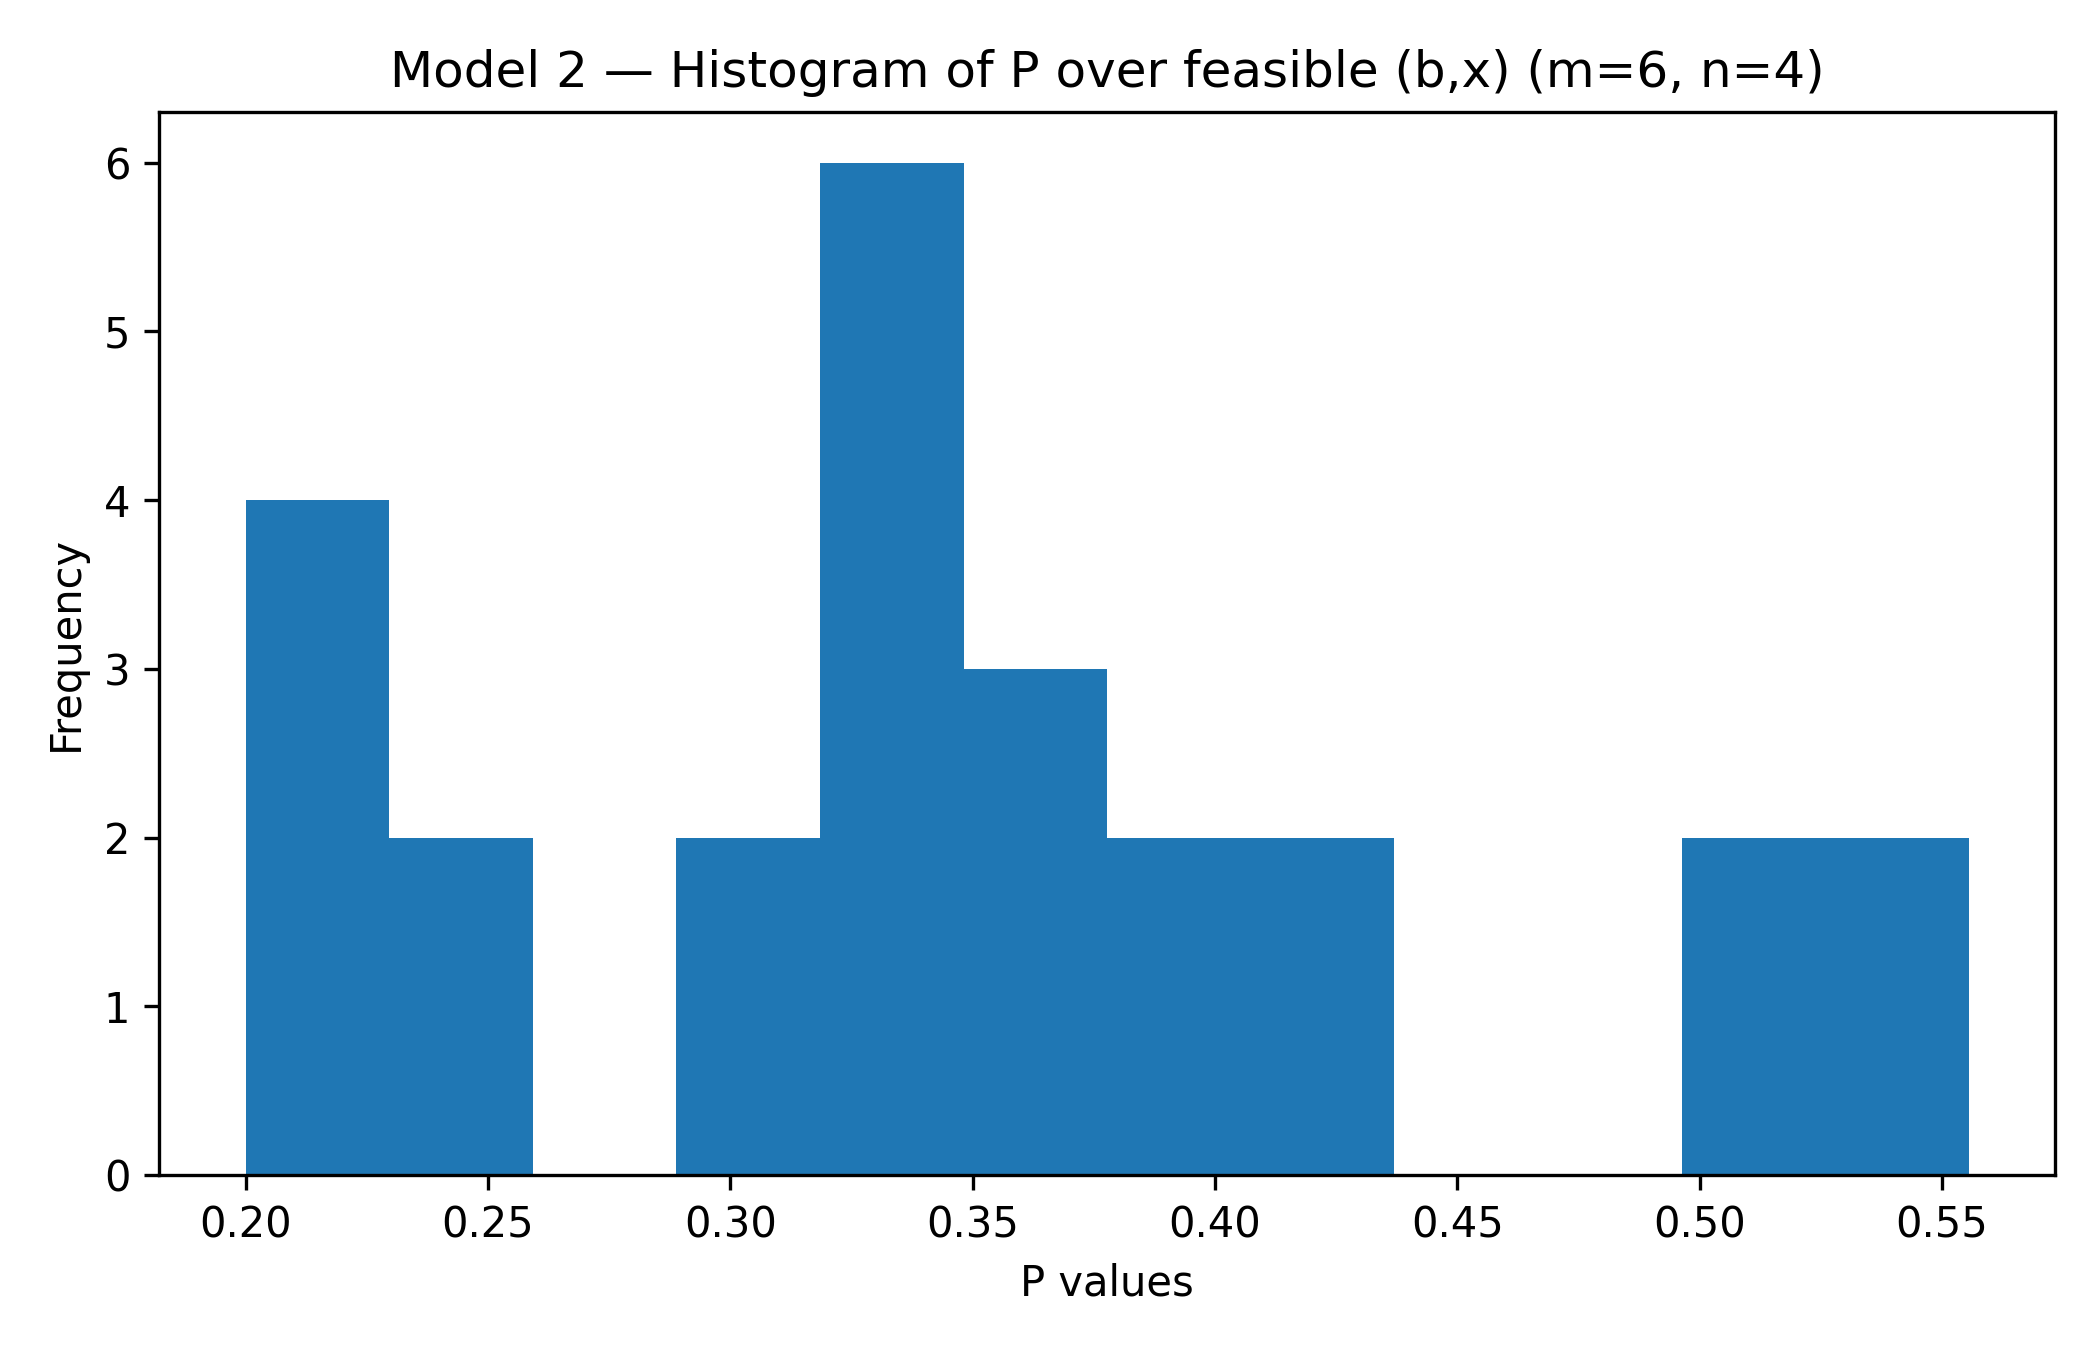

Recreate this plot in Python.
import numpy as np
import matplotlib.pyplot as plt

m = 6
n = 4
T = m + n

Ps = []
configs = []
for b in range(1, m):
    x_min = b
    x_max = min(b + (T - m), T-1)
    for x in range(x_min, x_max + 1):
        if x == 0 or (T - x) == 0: continue
        P = (b / x) * ((m - b) / (T - x))
        Ps.append(P)
        configs.append((b, x, P))

Ps = np.array(Ps)
plt.figure(figsize=(7,4.5))
plt.hist(Ps, bins=12)
plt.xlabel('P values')
plt.ylabel('Frequency')
plt.title(f'Model 2 — Histogram of P over feasible (b,x) (m={m}, n={n})')
plt.tight_layout()
plt.savefig('model2_histogram.png', dpi=300)
plt.show()

configs_sorted = sorted(configs, key=lambda t: t[2], reverse=True)
for c in configs_sorted[:5]:
    print(c)
